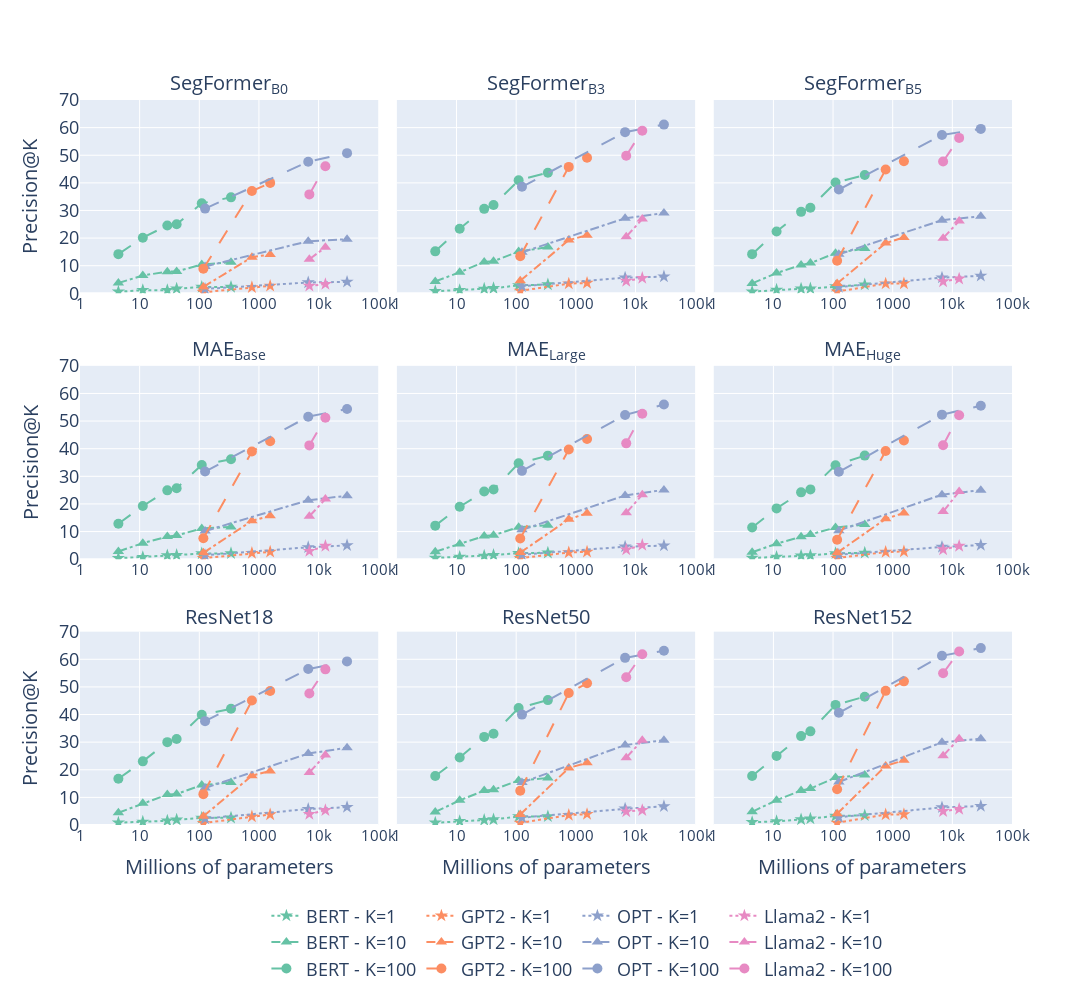

This figure's notebook cell:
### Code cell
from matplotlib.ticker import AutoMinorLocator
import plotly.graph_objects as go
from plotly.subplots import make_subplots
import plotly.express as px
import numpy as np

# Create subplots using Plotly
rows, cols = 3, 3
fig = make_subplots(rows=rows, cols=cols, shared_yaxes=True, subplot_titles=vm_list,
                    horizontal_spacing=0.02, vertical_spacing=0.1)

# Define line styles
line_styles = ['dot', 'dashdot', 'longdash']

# Define marker symbols
marker_symbols = ['star', 'triangle-up', 'circle']

# colors = ["#7fcdbb", "#1d91c0", "#253494"]
colors = px.colors.qualitative.Set2

lines = []
marker_size = 10

for i, vm_specific in enumerate(vm_list):
    row = (i // cols) + 1
    col = (i % cols) + 1

    vm_bert = vm_selected.loc[(vm_selected["VM"] == vm_specific) & (vm_selected["LM"].str.startswith("BERT"))].sort_values(by='Models_size', ascending=True)
    vm_gpt2 = vm_selected.loc[(vm_selected["VM"] == vm_specific) & (vm_selected["LM"].str.startswith("GPT2"))].sort_values(by='Models_size', ascending=True)
    vm_opt = vm_selected.loc[(vm_selected["VM"] == vm_specific) & (vm_selected["LM"].str.startswith("OPT"))].sort_values(by='Models_size', ascending=True)
    vm_llama = vm_selected.loc[(vm_selected["VM"] == vm_specific) & (vm_selected["LM"].str.startswith("Llama"))].sort_values(by='Models_size', ascending=True)

    precision_bert = np.array([vm_bert["P@1-CSLS"], vm_bert["P@10-CSLS"], vm_bert["P@100-CSLS"]]).T
    precision_gpt2 = np.array([vm_gpt2["P@1-CSLS"], vm_gpt2["P@10-CSLS"], vm_gpt2["P@100-CSLS"]]).T
    precision_opt = np.array([vm_opt["P@1-CSLS"], vm_opt["P@10-CSLS"], vm_opt["P@100-CSLS"]]).T
    precision_llama = np.array([vm_llama["P@1-CSLS"], vm_llama["P@10-CSLS"], vm_llama["P@100-CSLS"]]).T

    for idx, k in enumerate([1, 10, 100]):
        line_style = line_styles[idx]
        marker_symbol = marker_symbols[idx]
        
        line1 = go.Scatter(x=vm_bert["Models_size"], y=precision_bert[:, idx],
                           mode='lines+markers', line=dict(color=colors[0], dash=line_style),
                           marker_symbol=marker_symbol, legendgroup='BERT', name=f'BERT - K={k}',
                            showlegend=(i == 0), marker=dict(size=marker_size))
        
        line2 = go.Scatter(x=vm_gpt2["Models_size"], y=precision_gpt2[:, idx],
                           mode='lines+markers', line=dict(color=colors[1], dash=line_style),
                           marker_symbol=marker_symbol, legendgroup='GPT2', name=f'GPT2 - K={k}',
                           showlegend=(i == 0), marker=dict(size=marker_size))
        
        line3 = go.Scatter(x=vm_opt["Models_size"], y=precision_opt[:, idx],
                           mode='lines+markers', line=dict(color=colors[2], dash=line_style),
                           marker_symbol=marker_symbol, legendgroup='OPT', name=f'OPT - K={k}',
                           showlegend=(i == 0), marker=dict(size=marker_size))
        
        line4 = go.Scatter(x=vm_llama["Models_size"], y=precision_llama[:, idx],
                           mode='lines+markers', line=dict(color=colors[3], dash=line_style),
                           marker_symbol=marker_symbol, legendgroup='Llama2', name=f'Llama2 - K={k}',
                           showlegend=(i == 0), marker=dict(size=marker_size))
        
        fig.add_trace(line1, row=row, col=col)
        fig.add_trace(line2, row=row, col=col)
        fig.add_trace(line3, row=row, col=col)
        fig.add_trace(line4, row=row, col=col)
    fig.update_annotations(font=dict(size=20))    
    fig.update_xaxes(row=row, col=col, range=[0,5],type="log", tickfont=dict(size=15))
    fig.update_yaxes(range=[0,70],tickvals=[0,10,20,30,40,50,60,70], row=row, col=col, tickfont=dict(size=18))
    # fig.update_yaxes(range=[0,75],tickvals=[0,10,20,30,40,50,60,70], row=row, col=col)
    # fig.update_xaxes(title_text="Millions of parameters (log)", row=row, col=col)
    # fig.update_yaxes(title_text="Precision@K", row=row, col=col)
    
# # Update subplot titles
for i, title in enumerate(vm_list):
    fig.update_xaxes(title_text="Millions of parameters", row=3, col=(i % cols) + 1, title=dict(font=dict(size=20)))
    fig.update_yaxes(title_text="Precision@K", row=i, col=1, title=dict(font=dict(size=20)))
    
# Create a common legend
# fig.update_layout(legend=dict(x=0, y=-0.2, orientation="v"))
fig.update_layout(width=1200, height=1000, legend=dict(x=0.2, y=-0.1, orientation="h", font=dict(size=18)), template="plotly")

# Show the plot
fig.show()
fig.write_image(save_path / f"Res&Segs&MAEs_vs_LMs_{set_name}_v4.pdf")
